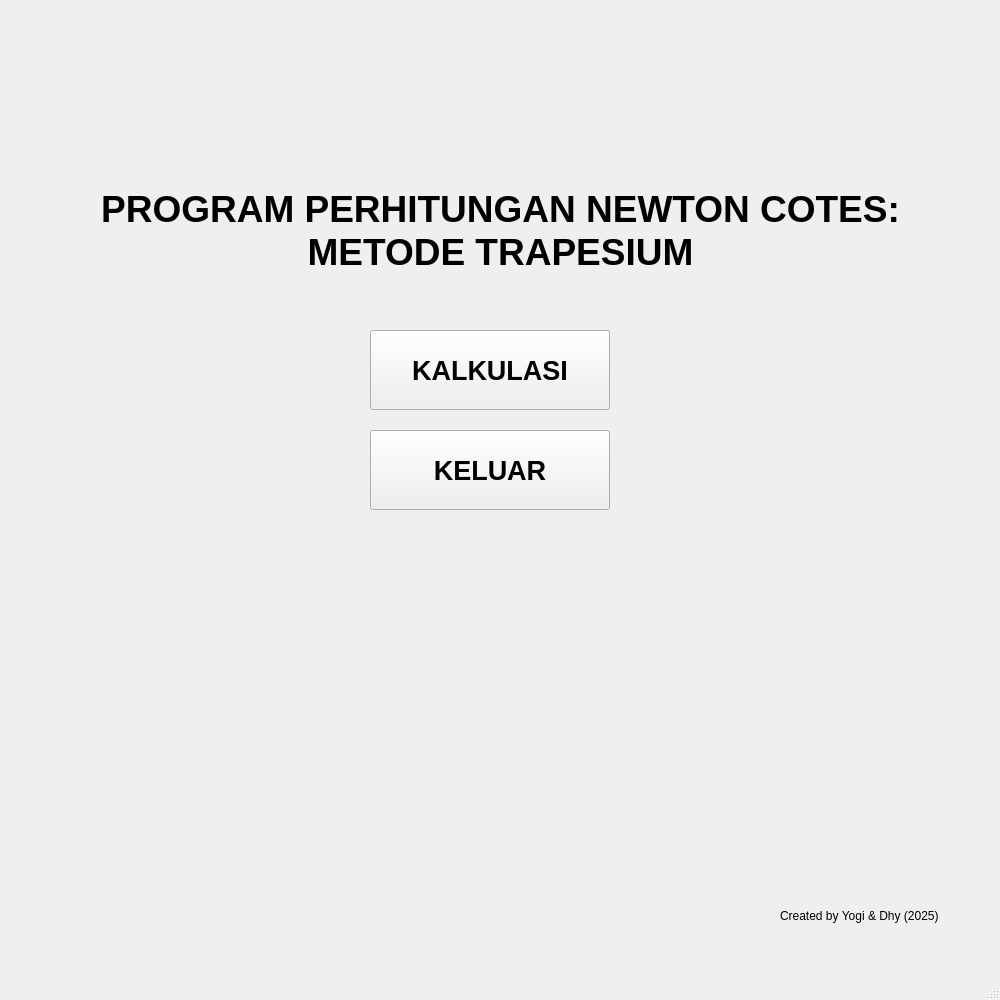
<?xml version="1.0" encoding="UTF-8"?>
<ui version="4.0">
 <class>MainWindow</class>
 <widget class="QMainWindow" name="MainWindow">
  <property name="geometry">
   <rect>
    <x>0</x>
    <y>0</y>
    <width>1000</width>
    <height>1000</height>
   </rect>
  </property>
  <property name="windowTitle">
   <string>MainWindow</string>
  </property>
  <widget class="QWidget" name="centralwidget">
   <widget class="QPushButton" name="tombol_Kalkulasi">
    <property name="geometry">
     <rect>
      <x>370</x>
      <y>330</y>
      <width>240</width>
      <height>80</height>
     </rect>
    </property>
    <property name="font">
     <font>
      <pointsize>20</pointsize>
      <bold>true</bold>
     </font>
    </property>
    <property name="text">
     <string>KALKULASI</string>
    </property>
   </widget>
   <widget class="QPushButton" name="tombol_Keluar">
    <property name="geometry">
     <rect>
      <x>370</x>
      <y>430</y>
      <width>240</width>
      <height>80</height>
     </rect>
    </property>
    <property name="font">
     <font>
      <pointsize>20</pointsize>
      <bold>true</bold>
     </font>
    </property>
    <property name="text">
     <string>KELUAR</string>
    </property>
   </widget>
   <widget class="QLabel" name="label_judul">
    <property name="geometry">
     <rect>
      <x>70</x>
      <y>160</y>
      <width>861</width>
      <height>141</height>
     </rect>
    </property>
    <property name="font">
     <font>
      <pointsize>28</pointsize>
      <bold>true</bold>
     </font>
    </property>
    <property name="text">
     <string>PROGRAM PERHITUNGAN NEWTON COTES: METODE TRAPESIUM</string>
    </property>
    <property name="alignment">
     <set>Qt::AlignmentFlag::AlignCenter</set>
    </property>
    <property name="wordWrap">
     <bool>true</bool>
    </property>
   </widget>
   <widget class="QLabel" name="label">
    <property name="geometry">
     <rect>
      <x>780</x>
      <y>890</y>
      <width>211</width>
      <height>51</height>
     </rect>
    </property>
    <property name="text">
     <string>Created by Yogi &amp; Dhy (2025)</string>
    </property>
   </widget>
  </widget>
  <widget class="QMenuBar" name="menubar">
   <property name="geometry">
    <rect>
     <x>0</x>
     <y>0</y>
     <width>1000</width>
     <height>26</height>
    </rect>
   </property>
  </widget>
  <widget class="QStatusBar" name="statusbar"/>
 </widget>
 <resources/>
 <connections/>
</ui>
